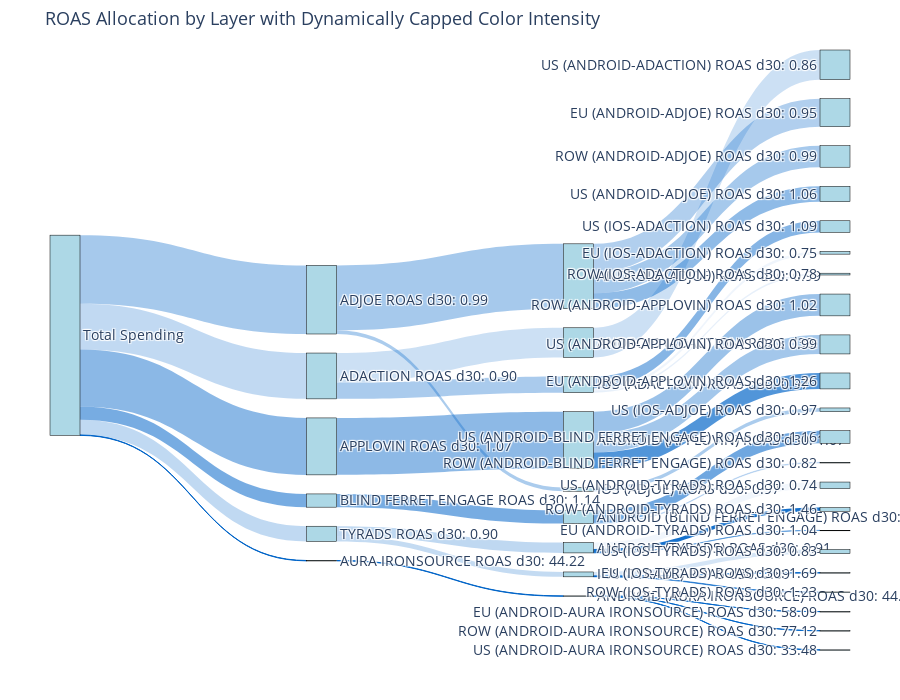

The notebook cell saved with this chart:
### Markdown cell above
### Other views

### Code cell
# Set a maximum ROAS threshold for the thickest color
max_roas_limit = 1.52  # Example: Cap ROAS at 5

# Prepare link colors based on capped ROAS values
roas_colors = []

# Total spending to networks
for network in network_nodes:
    roas = merged_data[merged_data['NETWORK'] == network]['Network_Alone_ROAS'].iloc[0]
    capped_roas = min(roas, max_roas_limit)  # Cap ROAS at the defined limit
    roas_colors.append(capped_roas)

# Networks to platforms
for (platform, network), idx in platform_map.items():
    roas = merged_data[(merged_data['NETWORK'] == network) & (merged_data['PLATFORM'] == platform)]['Platform_Network_ROAS'].iloc[0]
    capped_roas = min(roas, max_roas_limit)  # Cap ROAS at the defined limit
    roas_colors.append(capped_roas)

# Platforms to regions
for (region, platform, network), idx in region_map.items():
    roas = merged_data[(merged_data['NETWORK'] == network) & (merged_data['PLATFORM'] == platform) & (merged_data['REGION'] == region)]['Platform_Network_Region_ROAS'].iloc[0]
    capped_roas = min(roas, max_roas_limit)  # Cap ROAS at the defined limit
    roas_colors.append(capped_roas)

# Normalize ROAS values for color intensity
roas_colors = [
    f"rgba(0, 100, 200, {-0.85 + 1.85 * (min(roas, max_roas_limit) / max_roas_limit)})"
    for roas in roas_colors
]

# Create the organizational-style chart with ROAS in labels and capped color intensity
fig = go.Figure(go.Sankey(
    node=dict(
        pad=20,
        thickness=30,
        line=dict(color="black", width=0.5),
        label=node_labels,
        color="lightblue"
    ),
    link=dict(
        source=sources,
        target=targets,
        value=values,
        color=roas_colors  # Color links based on capped ROAS
    )
))

fig.update_layout(
    title_text="ROAS Allocation by Layer with Dynamically Capped Color Intensity",
    font_size=14,
    title_font_size=18,
    height=700,
    margin=dict(t=50, l=50, r=50, b=50)
)

fig.show()

### Figure 1 — Plotly figure (JSON) as saved in the notebook; plotly's stock layout.template omitted (floating-point values rounded to 4 significant figures)
{"data": [{"link": {"color": ["rgba(0, 100, 200, 0.2437189075936409)", "rgba(0, 100, 200, 0.34944064737650027)", "rgba(0, 100, 200, 0.45337639555771647)", "rgba(0, 100, 200, 1.0)", "rgba(0, 100, 200, 0.5340972426153653)", "rgba(0, 100, 200, 0.24544022731410264)", "rgba(0, 100, 200, 0.20075762364693672)", "rgba(0, 100, 200, 0.3325093347124589)", "rgba(0, 100, 200, 0.3504989324005515)", "rgba(0, 100, 200, 0.33113440311488584)", "rgba(0, 100, 200, 0.4489712646226597)", "rgba(0, 100, 200, 1.0)", "rgba(0, 100, 200, 0.5340972426153653)", "rgba(0, 100, 200, 0.252020539584919)", "rgba(0, 100, 200, 0.23168870179696965)", "rgba(0, 100, 200, 0.20004840842188665)", "rgba(0, 100, 200, 0.06259435992443496)", "rgba(0, 100, 200, 0.09376481569458384)", "rgba(0, 100, 200, 0.47640872480438745)", "rgba(0, 100, 200, 0.3059844671863171)", "rgba(0, 100, 200, 0.35090227454644285)", "rgba(0, 100, 200, 0.4397971417272898)", "rgba(0, 100, 200, 0.33073907663667124)", "rgba(0, 100, 200, 0.6832271159158881)", "rgba(0, 100, 200, 0.3905072924995717)", "rgba(0, 100, 200, 0.3595783559116411)", "rgba(0, 100, 200, 1.0)", "rgba(0, 100, 200, 1.0)", "rgba(0, 100, 200, 1.0)", "rgba(0, 100, 200, 0.15111323707196733)", "rgba(0, 100, 200, 0.5632243175800037)", "rgba(0, 100, 200, 0.41802912877196985)", "rgba(0, 100, 200, 0.9214275413710579)", "rgba(0, 100, 200, 0.056671061433390846)", "rgba(0, 100, 200, 1.0)", "rgba(0, 100, 200, 0.6457519226147862)", "rgba(0, 100, 200, 0.16572936703208463)"], "source": [0, 0, 0, 0, 0, 0, 1, 1, 2, 2, 3, 4, 5, 6, 6, 7, 8, 8, 8, 9, 9, 9, 10, 11, 11, 11, 12, 12, 12, 13, 13, 14, 14, 14, 15, 15, 15], "target": [1, 2, 3, 4, 5, 6, 7, 8, 9, 10, 11, 12, 13, 14, 15, 16, 17, 18, 19, 20, 21, 22, 23, 24, 25, 26, 27, 28, 29, 30, 31, 32, 33, 34, 35, 36, 37], "value": [79900.0, 119600.0, 99290.0, 616.8, 23100.0, 26530.0, 51730.0, 28170.0, 113200.0, 6436.0, 98960.0, 616.8, 23100.0, 18050.0, 8480.0, 51700.0, 4735.0, 3159.0, 20270.0, 48730.0, 37510.0, 26920.0, 6434.0, 27770.0, 38010.0, 33170.0, 91.56, 196.3, 329.0, 1181.0, 21920.0, 345.5, 6354.0, 11350.0, 452.7, 896.2, 7131.0]}, "node": {"color": "lightblue", "label": ["Total Spending", "ADACTION\nROAS d30: 0.90", "ADJOE\nROAS d30: 0.99", "APPLOVIN\nROAS d30: 1.07", "AURA IRONSOURCE\nROAS d30: 44.22", "BLIND FERRET ENGAGE\nROAS d30: 1.14", "TYRADS\nROAS d30: 0.90", "ANDROID (ADACTION)\nROAS d30: 0.86", "IOS (ADACTION)\nROAS d30: 0.97", "ANDROID (ADJOE)\nROAS d30: 0.99", "IOS (ADJOE)\nROAS d30: 0.97", "ANDROID (APPLOVIN)\nROAS d30: 1.07", "ANDROID (AURA IRONSOURCE)\nROAS d30: 44.22", "ANDROID (BLIND FERRET ENGAGE)\nROAS d30: 1.14", "ANDROID (TYRADS)\nROAS d30: 0.91", "IOS (TYRADS)\nROAS d30: 0.89", "US (ANDROID-ADACTION)\nROAS d30: 0.86", "EU (IOS-ADACTION)\nROAS d30: 0.75", "ROW (IOS-ADACTION)\nROAS d30: 0.78", "US (IOS-ADACTION)\nROAS d30: 1.09", "EU (ANDROID-ADJOE)\nROAS d30: 0.95", "ROW (ANDROID-ADJOE)\nROAS d30: 0.99", "US (ANDROID-ADJOE)\nROAS d30: 1.06", "US (IOS-ADJOE)\nROAS d30: 0.97", "EU (ANDROID-APPLOVIN)\nROAS d30: 1.26", "ROW (ANDROID-APPLOVIN)\nROAS d30: 1.02", "US (ANDROID-APPLOVIN)\nROAS d30: 0.99", "EU (ANDROID-AURA IRONSOURCE)\nROAS d30: 58.09", "ROW (ANDROID-AURA IRONSOURCE)\nROAS d30: 77.12", "US (ANDROID-AURA IRONSOURCE)\nROAS d30: 33.48", "ROW (ANDROID-BLIND FERRET ENGAGE)\nROAS d30: 0.82", "US (ANDROID-BLIND FERRET ENGAGE)\nROAS d30: 1.16", "EU (ANDROID-TYRADS)\nROAS d30: 1.04", "ROW (ANDROID-TYRADS)\nROAS d30: 1.46", "US (ANDROID-TYRADS)\nROAS d30: 0.74", "EU (IOS-TYRADS)\nROAS d30: 1.69", "ROW (IOS-TYRADS)\nROAS d30: 1.23", "US (IOS-TYRADS)\nROAS d30: 0.83"], "line": {"color": "black", "width": 0.5}, "pad": 20, "thickness": 30}, "type": "sankey"}], "layout": {"font": {"size": 14}, "height": 700, "margin": {"b": 50, "l": 50, "r": 50, "t": 50}, "title": {"font": {"size": 18}, "text": "ROAS Allocation by Layer with Dynamically Capped Color Intensity"}}}
